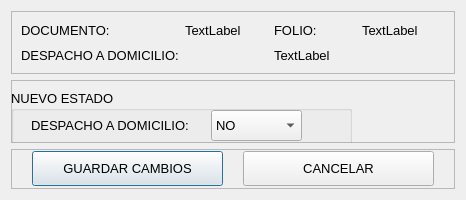
<?xml version="1.0" encoding="UTF-8"?>
<ui version="4.0">
 <class>Dialog</class>
 <widget class="QDialog" name="Dialog">
  <property name="geometry">
   <rect>
    <x>0</x>
    <y>0</y>
    <width>466</width>
    <height>200</height>
   </rect>
  </property>
  <property name="minimumSize">
   <size>
    <width>0</width>
    <height>0</height>
   </size>
  </property>
  <property name="maximumSize">
   <size>
    <width>16777215</width>
    <height>260</height>
   </size>
  </property>
  <property name="font">
   <font>
    <pointsize>10</pointsize>
   </font>
  </property>
  <property name="windowTitle">
   <string>DESPACHO A DOMICILIO</string>
  </property>
  <layout class="QVBoxLayout" name="verticalLayout">
   <item>
    <widget class="QFrame" name="frame">
     <property name="frameShape">
      <enum>QFrame::StyledPanel</enum>
     </property>
     <property name="frameShadow">
      <enum>QFrame::Raised</enum>
     </property>
     <layout class="QGridLayout" name="gridLayout">
      <item row="0" column="3">
       <widget class="QLabel" name="lb_folio">
        <property name="text">
         <string>TextLabel</string>
        </property>
       </widget>
      </item>
      <item row="0" column="2">
       <widget class="QLabel" name="label_3">
        <property name="text">
         <string>FOLIO:</string>
        </property>
       </widget>
      </item>
      <item row="0" column="0">
       <widget class="QLabel" name="label">
        <property name="text">
         <string>DOCUMENTO:</string>
        </property>
       </widget>
      </item>
      <item row="0" column="1">
       <widget class="QLabel" name="lb_doc">
        <property name="text">
         <string>TextLabel</string>
        </property>
       </widget>
      </item>
      <item row="1" column="0">
       <widget class="QLabel" name="label_5">
        <property name="text">
         <string>DESPACHO A DOMICILIO:</string>
        </property>
       </widget>
      </item>
      <item row="1" column="2">
       <widget class="QLabel" name="lb_estado">
        <property name="text">
         <string>TextLabel</string>
        </property>
       </widget>
      </item>
     </layout>
    </widget>
   </item>
   <item>
    <widget class="QFrame" name="frame_3">
     <property name="frameShape">
      <enum>QFrame::StyledPanel</enum>
     </property>
     <property name="frameShadow">
      <enum>QFrame::Raised</enum>
     </property>
     <widget class="QGroupBox" name="groupBox">
      <property name="geometry">
       <rect>
        <x>0</x>
        <y>10</y>
        <width>341</width>
        <height>61</height>
       </rect>
      </property>
      <property name="title">
       <string>NUEVO ESTADO</string>
      </property>
      <widget class="QLabel" name="label_7">
       <property name="geometry">
        <rect>
         <x>20</x>
         <y>20</y>
         <width>171</width>
         <height>31</height>
        </rect>
       </property>
       <property name="text">
        <string>DESPACHO A DOMICILIO:</string>
       </property>
      </widget>
      <widget class="QComboBox" name="comboBox">
       <property name="geometry">
        <rect>
         <x>200</x>
         <y>20</y>
         <width>91</width>
         <height>31</height>
        </rect>
       </property>
       <item>
        <property name="text">
         <string>NO</string>
        </property>
       </item>
       <item>
        <property name="text">
         <string>SI</string>
        </property>
       </item>
      </widget>
     </widget>
    </widget>
   </item>
   <item>
    <widget class="QFrame" name="frame_2">
     <property name="maximumSize">
      <size>
       <width>16777215</width>
       <height>40</height>
      </size>
     </property>
     <property name="frameShape">
      <enum>QFrame::StyledPanel</enum>
     </property>
     <property name="frameShadow">
      <enum>QFrame::Raised</enum>
     </property>
     <layout class="QHBoxLayout" name="horizontalLayout">
      <property name="spacing">
       <number>20</number>
      </property>
      <property name="leftMargin">
       <number>20</number>
      </property>
      <property name="topMargin">
       <number>0</number>
      </property>
      <property name="rightMargin">
       <number>20</number>
      </property>
      <property name="bottomMargin">
       <number>0</number>
      </property>
      <item>
       <widget class="QPushButton" name="btn_guardar">
        <property name="maximumSize">
         <size>
          <width>16777215</width>
          <height>35</height>
         </size>
        </property>
        <property name="text">
         <string>GUARDAR CAMBIOS</string>
        </property>
       </widget>
      </item>
      <item>
       <widget class="QPushButton" name="btn_cancelar">
        <property name="maximumSize">
         <size>
          <width>16777215</width>
          <height>35</height>
         </size>
        </property>
        <property name="text">
         <string>CANCELAR</string>
        </property>
       </widget>
      </item>
     </layout>
    </widget>
   </item>
  </layout>
 </widget>
 <resources/>
 <connections/>
</ui>
